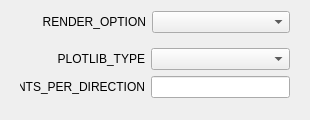
<?xml version="1.0" encoding="UTF-8"?>
<ui version="4.0">
 <class>exportOptionsPropertiesForm</class>
 <widget class="QWidget" name="exportOptionsPropertiesForm">
  <property name="geometry">
   <rect>
    <x>0</x>
    <y>0</y>
    <width>310</width>
    <height>120</height>
   </rect>
  </property>
  <property name="minimumSize">
   <size>
    <width>310</width>
    <height>120</height>
   </size>
  </property>
  <property name="windowTitle">
   <string>WINDOW_TITLE</string>
  </property>
  <layout class="QVBoxLayout" name="verticalLayout_3" stretch="0,0,0">
   <item>
    <layout class="QHBoxLayout" name="horizontalLayout_4">
     <property name="rightMargin">
      <number>9</number>
     </property>
     <item>
      <widget class="QLabel" name="renderOption">
       <property name="minimumSize">
        <size>
         <width>135</width>
         <height>0</height>
        </size>
       </property>
       <property name="maximumSize">
        <size>
         <width>135</width>
         <height>16777215</height>
        </size>
       </property>
       <property name="text">
        <string>RENDER_OPTION</string>
       </property>
       <property name="alignment">
        <set>Qt::AlignRight|Qt::AlignTrailing|Qt::AlignVCenter</set>
       </property>
       <property name="wordWrap">
        <bool>true</bool>
       </property>
      </widget>
     </item>
     <item>
      <widget class="QComboBox" name="inputRenderOption"/>
     </item>
    </layout>
   </item>
   <item>
    <widget class="QWidget" name="plotLibSection" native="true">
     <layout class="QVBoxLayout" name="verticalLayout">
      <item>
       <layout class="QHBoxLayout" name="horizontalLayout">
        <item>
         <widget class="QLabel" name="plotLibType">
          <property name="minimumSize">
           <size>
            <width>125</width>
            <height>0</height>
           </size>
          </property>
          <property name="maximumSize">
           <size>
            <width>125</width>
            <height>16777215</height>
           </size>
          </property>
          <property name="text">
           <string>PLOTLIB_TYPE</string>
          </property>
          <property name="alignment">
           <set>Qt::AlignRight|Qt::AlignTrailing|Qt::AlignVCenter</set>
          </property>
          <property name="wordWrap">
           <bool>true</bool>
          </property>
         </widget>
        </item>
        <item>
         <widget class="QComboBox" name="inputPlotLibType"/>
        </item>
       </layout>
      </item>
      <item>
       <widget class="QWidget" name="pointsPerDirectionSection" native="true">
        <layout class="QVBoxLayout" name="verticalLayout_5">
         <property name="spacing">
          <number>0</number>
         </property>
         <property name="leftMargin">
          <number>0</number>
         </property>
         <property name="topMargin">
          <number>0</number>
         </property>
         <property name="rightMargin">
          <number>0</number>
         </property>
         <property name="bottomMargin">
          <number>0</number>
         </property>
         <item>
          <layout class="QHBoxLayout" name="horizontalLayout_15">
           <property name="spacing">
            <number>6</number>
           </property>
           <item>
            <widget class="QLabel" name="pointsPerDirection">
             <property name="minimumSize">
              <size>
               <width>125</width>
               <height>0</height>
              </size>
             </property>
             <property name="maximumSize">
              <size>
               <width>125</width>
               <height>16777215</height>
              </size>
             </property>
             <property name="text">
              <string>POINTS_PER_DIRECTION</string>
             </property>
             <property name="alignment">
              <set>Qt::AlignRight|Qt::AlignTrailing|Qt::AlignVCenter</set>
             </property>
             <property name="wordWrap">
              <bool>true</bool>
             </property>
            </widget>
           </item>
           <item>
            <widget class="QLineEdit" name="inputPointsPerDirection">
             <property name="text">
              <string notr="true"/>
             </property>
            </widget>
           </item>
          </layout>
         </item>
        </layout>
       </widget>
      </item>
     </layout>
    </widget>
   </item>
   <item>
    <spacer name="verticalSpacer">
     <property name="orientation">
      <enum>Qt::Vertical</enum>
     </property>
     <property name="sizeHint" stdset="0">
      <size>
       <width>20</width>
       <height>40</height>
      </size>
     </property>
    </spacer>
   </item>
  </layout>
 </widget>
 <resources/>
 <connections/>
</ui>
